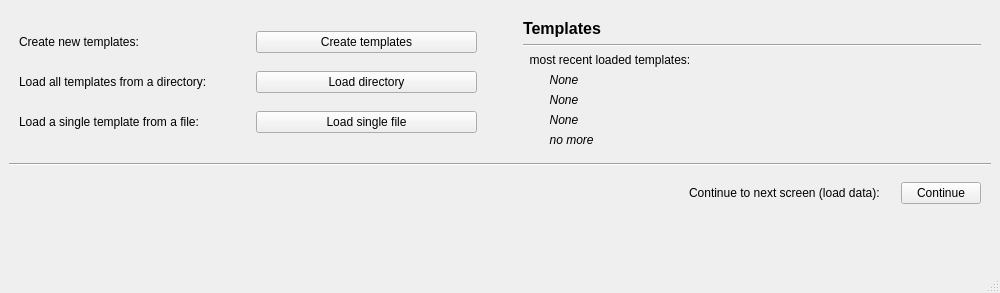
<?xml version="1.0" encoding="UTF-8"?>
<ui version="4.0">
 <class>MainWindow</class>
 <widget class="QMainWindow" name="MainWindow">
  <property name="geometry">
   <rect>
    <x>0</x>
    <y>0</y>
    <width>1000</width>
    <height>293</height>
   </rect>
  </property>
  <property name="windowTitle">
   <string>MainWindow</string>
  </property>
  <widget class="QWidget" name="centralwidget">
   <layout class="QVBoxLayout" name="verticalLayout">
    <item>
     <layout class="QHBoxLayout" name="horizontalLayout_main">
      <property name="leftMargin">
       <number>10</number>
      </property>
      <property name="topMargin">
       <number>10</number>
      </property>
      <property name="rightMargin">
       <number>10</number>
      </property>
      <property name="bottomMargin">
       <number>10</number>
      </property>
      <item>
       <layout class="QGridLayout" name="gridLayout_Loading">
        <item row="1" column="0">
         <widget class="QLabel" name="label_loadDirectory">
          <property name="text">
           <string>Load all templates from a directory: </string>
          </property>
         </widget>
        </item>
        <item row="1" column="2">
         <widget class="QPushButton" name="pushButton_loadDirectory">
          <property name="text">
           <string>Load directory</string>
          </property>
         </widget>
        </item>
        <item row="2" column="0">
         <widget class="QLabel" name="label_loadFile">
          <property name="text">
           <string>Load a single template from a file:</string>
          </property>
         </widget>
        </item>
        <item row="2" column="2">
         <widget class="QPushButton" name="pushButton_loadFile">
          <property name="text">
           <string>Load single file</string>
          </property>
         </widget>
        </item>
        <item row="0" column="2">
         <widget class="QPushButton" name="pushButton_createTemplates">
          <property name="text">
           <string>Create templates</string>
          </property>
         </widget>
        </item>
        <item row="0" column="0">
         <widget class="QLabel" name="label_createTemplates">
          <property name="text">
           <string>Create new templates:</string>
          </property>
         </widget>
        </item>
        <item row="1" column="1">
         <spacer name="horizontalSpacer_2">
          <property name="orientation">
           <enum>Qt::Horizontal</enum>
          </property>
          <property name="sizeType">
           <enum>QSizePolicy::Fixed</enum>
          </property>
          <property name="sizeHint" stdset="0">
           <size>
            <width>10</width>
            <height>20</height>
           </size>
          </property>
         </spacer>
        </item>
       </layout>
      </item>
      <item>
       <spacer name="horizontalSpacer_main">
        <property name="orientation">
         <enum>Qt::Horizontal</enum>
        </property>
        <property name="sizeType">
         <enum>QSizePolicy::Fixed</enum>
        </property>
        <property name="sizeHint" stdset="0">
         <size>
          <width>40</width>
          <height>20</height>
         </size>
        </property>
       </spacer>
      </item>
      <item>
       <layout class="QVBoxLayout" name="verticalLayout_Status">
        <item>
         <widget class="QLabel" name="label_TempHeading">
          <property name="font">
           <font>
            <pointsize>12</pointsize>
            <weight>75</weight>
            <bold>true</bold>
            <underline>false</underline>
           </font>
          </property>
          <property name="text">
           <string>Templates</string>
          </property>
         </widget>
        </item>
        <item>
         <widget class="Line" name="line_Temp">
          <property name="orientation">
           <enum>Qt::Horizontal</enum>
          </property>
         </widget>
        </item>
        <item>
         <widget class="QLabel" name="label_TempRecent">
          <property name="font">
           <font>
            <italic>false</italic>
            <underline>false</underline>
           </font>
          </property>
          <property name="text">
           <string>  most recent loaded templates:</string>
          </property>
         </widget>
        </item>
        <item>
         <widget class="QLabel" name="label_TempLine1">
          <property name="font">
           <font>
            <italic>true</italic>
           </font>
          </property>
          <property name="text">
           <string>        None</string>
          </property>
         </widget>
        </item>
        <item>
         <widget class="QLabel" name="label_TempLine2">
          <property name="font">
           <font>
            <italic>true</italic>
           </font>
          </property>
          <property name="text">
           <string>        None</string>
          </property>
         </widget>
        </item>
        <item>
         <widget class="QLabel" name="label_TempLine3">
          <property name="font">
           <font>
            <italic>true</italic>
           </font>
          </property>
          <property name="text">
           <string>        None</string>
          </property>
         </widget>
        </item>
        <item>
         <widget class="QLabel" name="label_TempLine4">
          <property name="font">
           <font>
            <italic>true</italic>
           </font>
          </property>
          <property name="text">
           <string>        no more</string>
          </property>
         </widget>
        </item>
       </layout>
      </item>
     </layout>
    </item>
    <item>
     <widget class="Line" name="line_continue">
      <property name="orientation">
       <enum>Qt::Horizontal</enum>
      </property>
     </widget>
    </item>
    <item>
     <layout class="QHBoxLayout" name="horizontalLayout_continue">
      <property name="leftMargin">
       <number>10</number>
      </property>
      <property name="topMargin">
       <number>10</number>
      </property>
      <property name="rightMargin">
       <number>10</number>
      </property>
      <property name="bottomMargin">
       <number>10</number>
      </property>
      <item>
       <spacer name="horizontalSpacer_continueLeft">
        <property name="orientation">
         <enum>Qt::Horizontal</enum>
        </property>
        <property name="sizeHint" stdset="0">
         <size>
          <width>40</width>
          <height>20</height>
         </size>
        </property>
       </spacer>
      </item>
      <item>
       <widget class="QLabel" name="label_continue">
        <property name="text">
         <string>Continue to next screen (load data):</string>
        </property>
       </widget>
      </item>
      <item>
       <spacer name="horizontalSpacer_continueRight">
        <property name="orientation">
         <enum>Qt::Horizontal</enum>
        </property>
        <property name="sizeType">
         <enum>QSizePolicy::Fixed</enum>
        </property>
        <property name="sizeHint" stdset="0">
         <size>
          <width>15</width>
          <height>20</height>
         </size>
        </property>
       </spacer>
      </item>
      <item>
       <widget class="QPushButton" name="pushButton_continue">
        <property name="text">
         <string>Continue</string>
        </property>
       </widget>
      </item>
     </layout>
    </item>
    <item>
     <spacer name="verticalSpacer_fill">
      <property name="orientation">
       <enum>Qt::Vertical</enum>
      </property>
      <property name="sizeHint" stdset="0">
       <size>
        <width>20</width>
        <height>40</height>
       </size>
      </property>
     </spacer>
    </item>
   </layout>
  </widget>
  <widget class="QMenuBar" name="menubar">
   <property name="geometry">
    <rect>
     <x>0</x>
     <y>0</y>
     <width>1000</width>
     <height>22</height>
    </rect>
   </property>
  </widget>
  <widget class="QStatusBar" name="statusbar"/>
 </widget>
 <tabstops>
  <tabstop>pushButton_createTemplates</tabstop>
  <tabstop>pushButton_loadDirectory</tabstop>
  <tabstop>pushButton_loadFile</tabstop>
  <tabstop>pushButton_continue</tabstop>
 </tabstops>
 <resources/>
 <connections/>
</ui>
